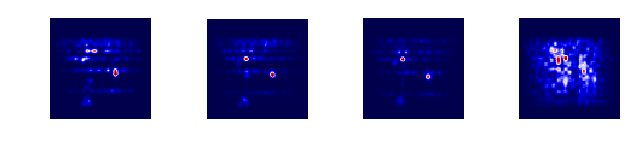
#> input picture learner/viz/icml_progress/beamridermax_attention.png, 629 x 163 px
$ python -i agc_demos.py   (imports and definitions only)
#> lines starting #> are read from the running program, lines starting #| are printed output that depends on the picture
#> further down, picture is the input picture: shape (163, 629, 3); mean B, G, R 193.5, 155.2, 155.4
import agc.dataset as ds
import agc.util as util
import numpy as np
from os import path, listdir
import cv2
# [1 line not run here, left out]
#import matplotlib.pyplot as plt
import argparse
from baselines.common.trex_utils import preprocess

#need to grayscale and warp to 84x84
def GrayScaleWarpImage(image):
    """Warp frames to 84x84 as done in the Nature paper and later work."""
    width=84
    height=84
    frame = cv2.cvtColor(image, cv2.COLOR_BGR2RGB)
    frame = cv2.cvtColor(frame, cv2.COLOR_RGB2GRAY)
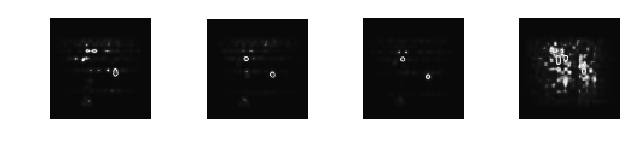
#> frame: shape (163, 629); min 9, max 255, mean 159.7
    frame = cv2.resize(frame, (width, height), interpolation=cv2.INTER_AREA)
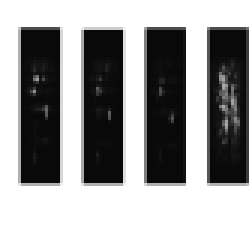
#> frame: shape (84, 84) (shown 3 times larger); min 9, max 255, mean 159.7
    #frame = np.expand_dims(frame, -1)
    return frame

# [126 lines left out: functions MaxSkipAndWarpFrames, StackFrames, get_sorted_traj_indices, get_preprocessed_trajectories, not called in this run]


# [18 lines not run here, left out]

>>> import cv2
>>> picture = cv2.imread('viz/icml_progress/beamridermax_attention.png')
>>> result = GrayScaleWarpImage(picture)
